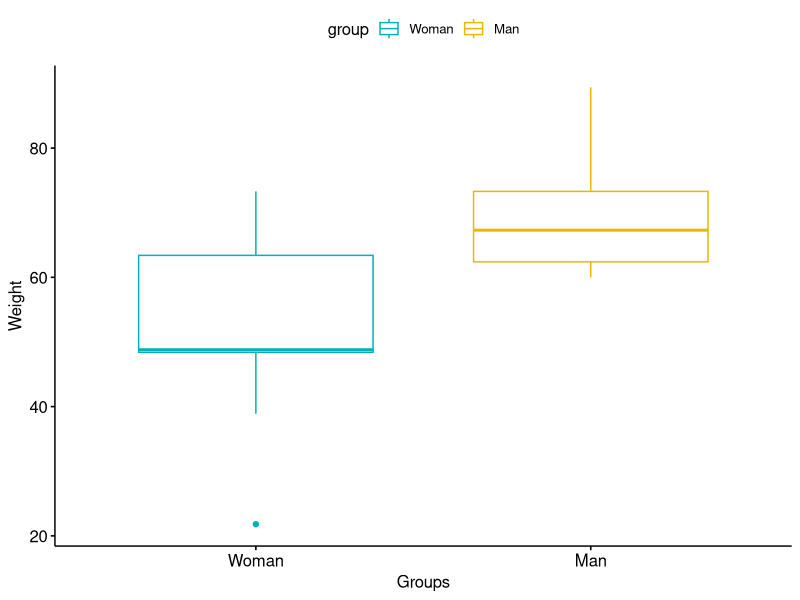
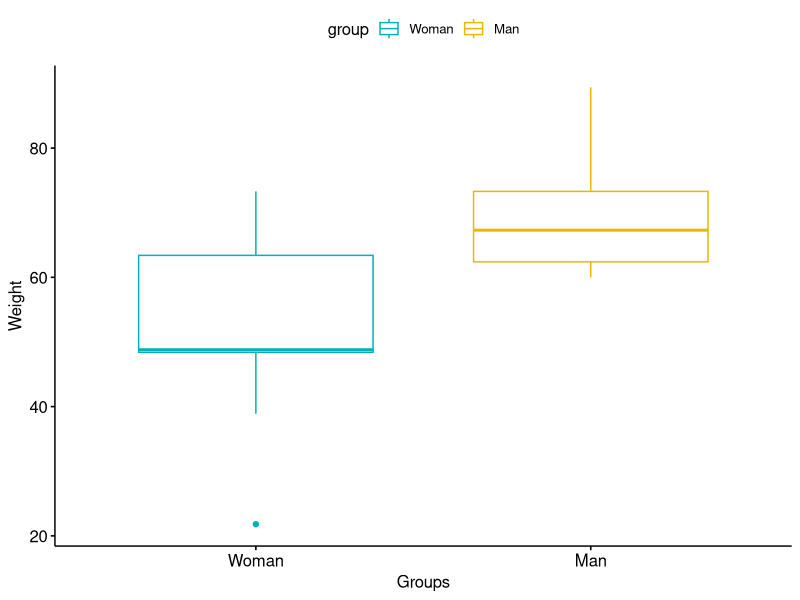

Source code (R) for these figures, in order:
library(dplyr)
library("ggpubr")
library(survival)
#Data in two numeric vectors
women_weight <- c(38.9, 61.2, 73.3, 21.8, 63.4, 64.6, 48.4, 48.8, 48.5)
men_weight <- c(67.8, 60, 63.4, 76, 89.4, 73.3, 67.3, 61.3, 62.4)
# Create a data frame
my_data <- data.frame(
  group = rep(c("Woman", "Man"), each = 9),
  weight = c(women_weight, men_weight))
print(my_data)
group_by(my_data, group) %>%
  summarise(
    count = n(),
    median = median(weight, na.rm = TRUE),
    IQR = IQR(weight, na.rm = TRUE)
  )
ggboxplot(my_data, x = "group", y = "weight",
          color = "group", palette = c("#00AFBB", "#E7B800"),
          ylab = "Weight", xlab = "Groups")
ggsave("wilcoxon.png", width=6, height=4)
